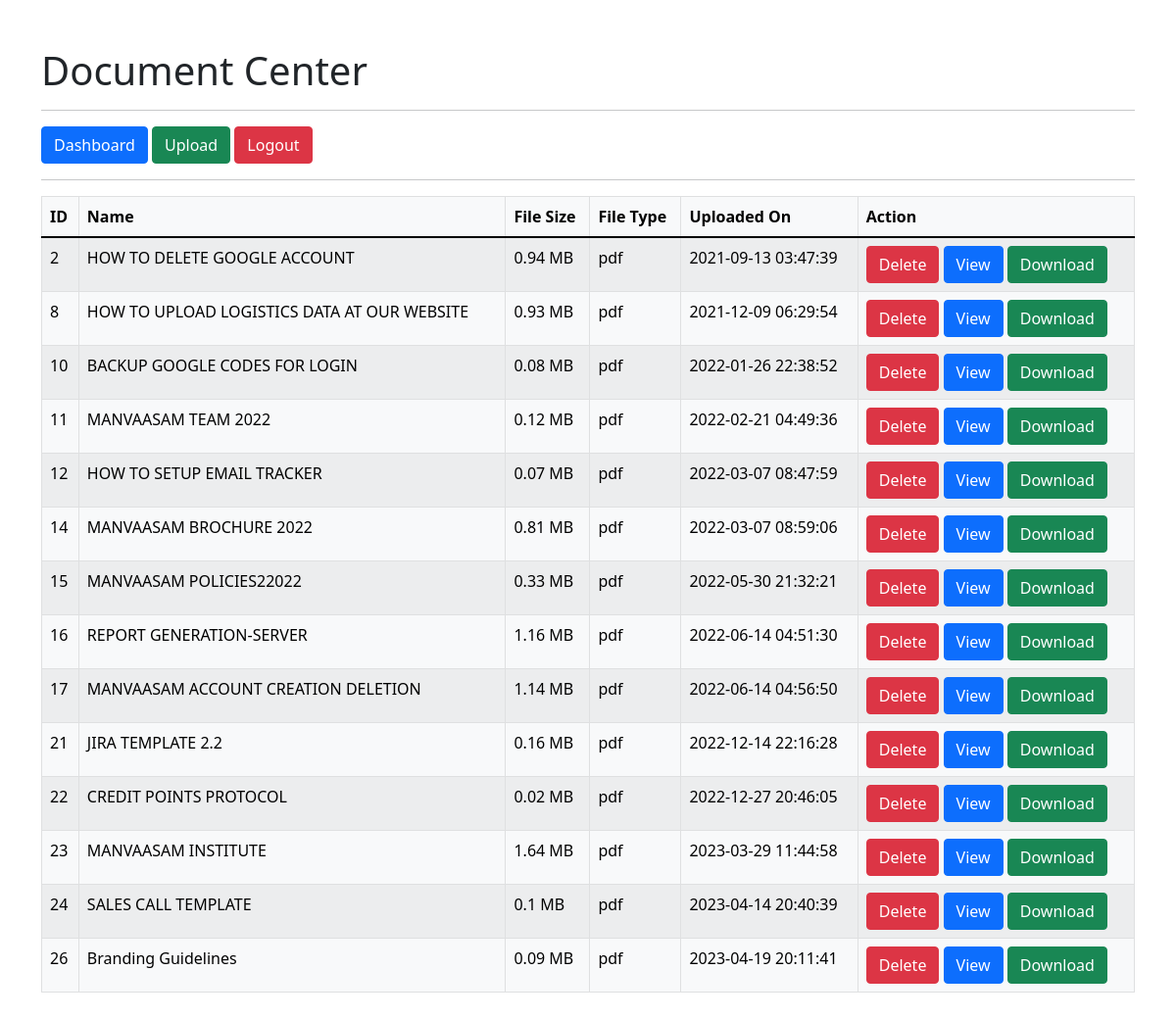
/employee/documentCentre.php (signed in), run on the app's committed database.
### tables this page shows
CREATE TABLE `docscenter` (
  `id` int(11) NOT NULL,
  `name` varchar(255) NOT NULL,
  `path` varchar(255) NOT NULL,
  `type` varchar(255) NOT NULL,
  `size` varchar(255) NOT NULL,
  `created_at` datetime NOT NULL
);

### employee/documentCentre.php (the view, shortened to what this page needs)
<?php
include "Mdb_conn.php";
if (isset($_SESSION['id']) && isset($_SESSION['user_name'])) {
?>
    <!DOCTYPE html>
    <html lang="en">
    <head>
        <link rel="stylesheet" href="https://cdnjs.cloudflare.com/ajax/libs/twitter-bootstrap/5.1.1/css/bootstrap.min.css">
    </head>
    <body>
        <div class="container py-5">
            <div class="row">
                <div class="col-md-12">
                    <h1>Document Center</h1>
                    <hr>
                    <a href="img.php" class="btn btn-primary">Dashboard</a>
                    <?php
                    if ($_SESSION['role'] == "admin") {
                        echo '<a href="upload.php" class="btn btn-success">Upload</a>';
                    }
                    ?>
                    <a href="Mlogout.php" class="btn btn-danger">Logout</a>
                    <hr>
                </div>
            </div>
            <div class="row">
                <div class="col-md-12">
                    <table class="table table-bordered table-light table-hover table-striped">
                        <thead class="thead-dark">
                            <tr>
                                <th>ID</th>
                                <th>Name</th>
                                <th>File Size</th>
                                <th>File Type</th>
                                <th>Uploaded On</th>
                                <th>Action</th>
                            </tr>
                        </thead>
                        <tbody>
                            <?php
                            $sql = "SELECT * FROM `docscenter`";
                            $result = $conn->query($sql);
                            if ($result->num_rows > 0) {
                                while ($row = $result->fetch_assoc()) {
                                    echo '<tr>';
                                    echo '<td>' . $row['id'] . '</td>';
                                    echo '<td>' . $row['name'] . '</td>';
                                    echo '<td>';
                                    $size = $row['size'];
                                    $size = $size / 1024;
                                    $size = $size / 1024;
                                    echo round($size, 2) . ' MB';
                                    echo '</td>';
                                    echo '<td>' . $row['type'] . '</td>';
                                    echo '<td>' . $row['created_at'] . '</td>';
                                    if ($_SESSION['role'] == "admin") {
                                        echo '<td>';
                                        echo '<a href="delete.php?id=' . $row['id'] . '" class="btn btn-danger">Delete</a>&nbsp;';
                                        echo '<a href="view.php?id=' . $row['id'] . '" class="btn btn-primary">View</a>&nbsp;';
                                        echo '<a href="' . $row['path'] . '" class="btn btn-success">Download</a>';
                                        echo '</td>';
                                    } else {
                                        echo '<td>';
                                        echo '<a href="view.php?id=' . $row['id'] . '" class="btn btn-primary">View</a>&nbsp;';
                                        echo '<a href="' . $row['path'] . '" class="btn btn-success">Download</a>';
                                        echo '</td>';
                                    }
                                    echo '</tr>';
                                }
                            } else {
                                echo '<tr class="text-center">';
                                echo '<td colspan="6">No Documents Found</td>';
                                echo '</tr>';
                            }
                            ?>
                    </table>
                </div>
    </body>
    </html>
<?php
} else {
    header("location: Mindex.html");
}
?>

### data on the page
docscenter: id "2", name "HOW TO DELETE GOOGLE ACCOUNT", size "0.94", type "pdf", created_at "2021-09-13 03:47:39"
docscenter: id "8", name "HOW TO UPLOAD LOGISTICS DATA AT OUR WEBSITE", size "0.93", type "pdf", created_at "2021-12-09 06:29:54"
docscenter: id "10", name "BACKUP GOOGLE CODES FOR LOGIN", size "0.08", type "pdf", created_at "2022-01-26 22:38:52"
docscenter: id "11", name "MANVAASAM TEAM 2022", size "0.12", type "pdf", created_at "2022-02-21 04:49:36"
docscenter: id "12", name "HOW TO SETUP EMAIL TRACKER", size "0.07", type "pdf", created_at "2022-03-07 08:47:59"
docscenter: id "14", name "MANVAASAM BROCHURE 2022", size "0.81", type "pdf", created_at "2022-03-07 08:59:06"
docscenter: id "15", name "MANVAASAM POLICIES22022", size "0.33", type "pdf", created_at "2022-05-30 21:32:21"
docscenter: id "16", name "REPORT GENERATION-SERVER", size "1.16", type "pdf", created_at "2022-06-14 04:51:30"
docscenter: id "17", name "MANVAASAM ACCOUNT CREATION DELETION", size "1.14", type "pdf", created_at "2022-06-14 04:56:50"
docscenter: id "21", name "JIRA TEMPLATE 2.2", size "0.16", type "pdf", created_at "2022-12-14 22:16:28"
docscenter: id "22", name "CREDIT POINTS PROTOCOL", size "0.02", type "pdf", created_at "2022-12-27 20:46:05"
docscenter: id "23", name "MANVAASAM INSTITUTE", size "1.64", type "pdf", created_at "2023-03-29 11:44:58"
docscenter: id "24", name "SALES CALL TEMPLATE", size "0.1", type "pdf", created_at "2023-04-14 20:40:39"
docscenter: id "26", name "Branding Guidelines", size "0.09", type "pdf", created_at "2023-04-19 20:11:41"
